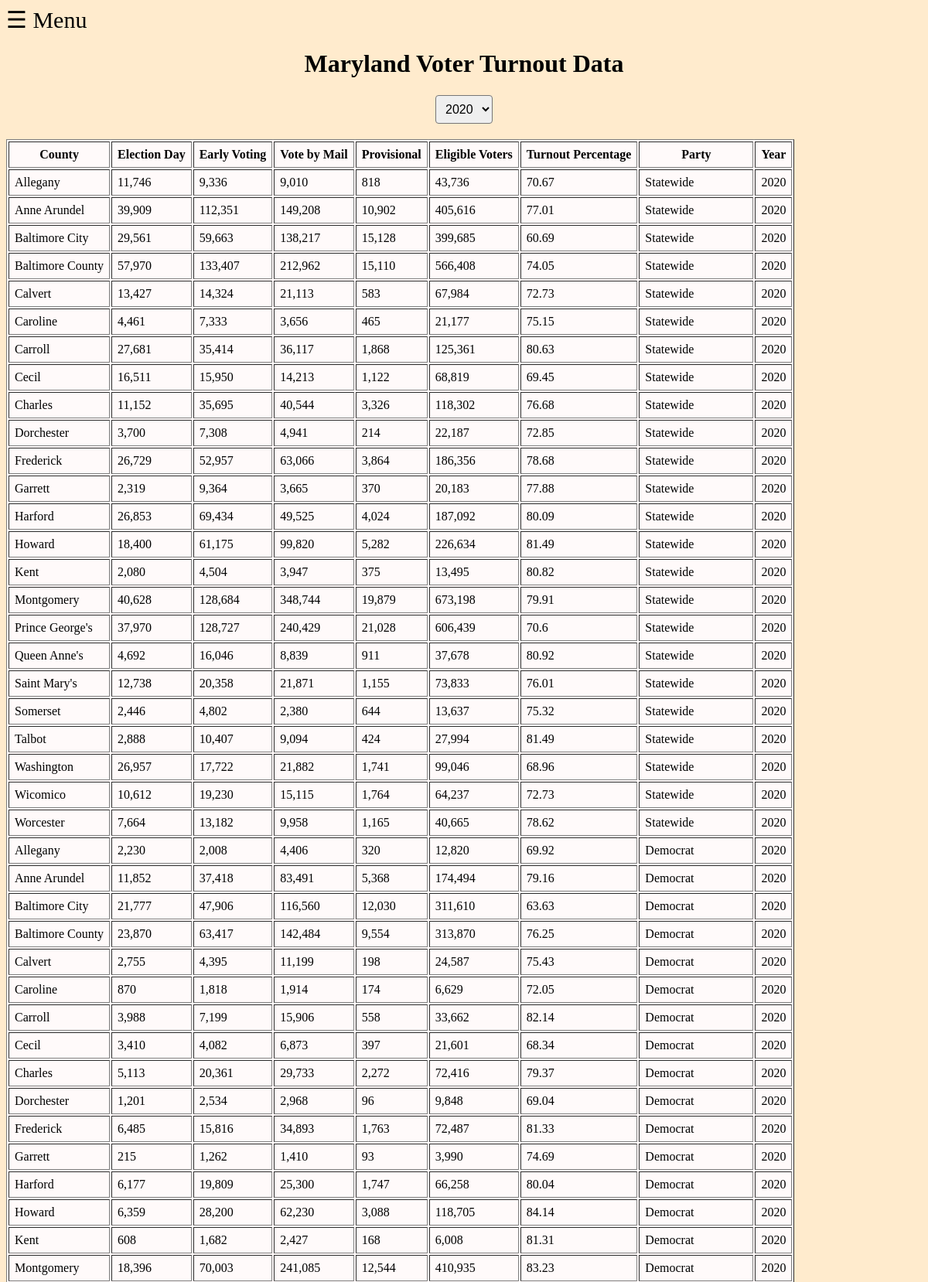
The app's page /official-turnout (upper part) with its own data.
### app.py (models this page shows)
class OfficialTurnout(Model):
    county = CharField(column_name='County')
    election_day = IntegerField(column_name='Election Day')
    early_voting = IntegerField(column_name='Early Voting')
    vote_by_mail = IntegerField(column_name='Vote By Mail')
    provisional = IntegerField(column_name='Provisional')
    eligible_voters = IntegerField(column_name='Eligible Voters')
    turnout_percent = DoubleField(column_name='Turnout Percentage')
    party = CharField(column_name='Party')
    year = IntegerField(column_name='Year')
    class Meta:
        table_name = "official_turnout"
        database = db
        primary_key = False

### app.py (the view)
@app.route("/official-turnout")
def official_turnout():
    object_list = OfficialTurnout.select(
        OfficialTurnout.county,
        OfficialTurnout.election_day,
        OfficialTurnout.early_voting,
        OfficialTurnout.vote_by_mail,
        OfficialTurnout.provisional,
        OfficialTurnout.eligible_voters,
        OfficialTurnout.turnout_percent,
        OfficialTurnout.party,
        OfficialTurnout.year
    )
    template = 'official_turnout.html'
    requested_year = request.args.get('year')
    if requested_year:
        requested_year = int(requested_year)
    object_list = OfficialTurnout.select(
        OfficialTurnout.county,
        OfficialTurnout.election_day,
        OfficialTurnout.early_voting,
        OfficialTurnout.vote_by_mail,
        OfficialTurnout.provisional,
        OfficialTurnout.eligible_voters,
        OfficialTurnout.turnout_percent,
        OfficialTurnout.party,
        OfficialTurnout.year
    )
    paginated = paginate_by_year(object_list, requested_year)
    return render_template(
        template,
        object_list=paginated['data'],
        year=paginated['year'],
        all_years=paginated['all_years'],
        has_prev=paginated['has_prev'],
        has_next=paginated['has_next'],
        prev_year=paginated['prev_year'],
        next_year=paginated['next_year']
    )

### app.py (called while the page is built)
def paginate_by_year(data, year=None):
    all_years = sorted(list(set(int(item.year) for item in data)))
    if year is None and all_years:
        year = all_years[0]
    year_data = [item for item in data if int(item.year) == year]
    if year in all_years:
        current_year_index = all_years.index(year)
        prev_year = all_years[current_year_index - 1] if current_year_index > 0 else None
        next_year = all_years[current_year_index + 1] if current_year_index < len(all_years) - 1 else None
    else:
        prev_year = None
        next_year = None
    return {
        'data': year_data,
        'year': year,
        'all_years': all_years,
        'has_prev': prev_year is not None,
        'has_next': next_year is not None,
        'prev_year': prev_year,
        'next_year': next_year
    }

### templates/official_turnout.html (shortened to what this page needs)
<!doctype html>
<html lang="en">
    <head>
        <link rel="stylesheet" href="/static/general_style.css">
    </head>
    <body>
        <span style="font-size:30px;cursor:pointer" onclick="openNav()">&#9776; Menu</span>
        <h1>Maryland Voter Turnout Data</h1>
        <div class="year-dropdown-container">
            <div class="year-dropdown">
                <form method="get" action="">
                    <select name="year" onchange="this.form.submit()">
                        {% for y in all_years %}
                            <option value="{{ y }}" {% if y == year %}selected{% endif %}>{{ y }}</option>
                        {% endfor %}
                    </select>
                </form>
            </div>
        </div>
        <table border=1 cellpadding=7>
            <tr>
                <th>County</th>
                <th>Election Day</th>
                <th>Early Voting</th>
                <th>Vote by Mail</th>
                <th>Provisional</th>
                <th>Eligible Voters</th>
                <th>Turnout Percentage</th>
                <th>Party</th>
                <th>Year</th>
            </tr>
            {% for obj in object_list %}
            <tr>
                <td>{{ obj.county }}</td>
                <td>{{ "{:,}".format(obj.election_day) }}</td>
                <td>{{ "{:,}".format(obj.early_voting) }}</td>
                <td>{{ "{:,}".format(obj.vote_by_mail) }}</td>
                <td>{{ "{:,}".format(obj.provisional) }}</td>
                <td>{{ "{:,}".format(obj.eligible_voters) }}</td>
                <td>{{ "{:,}".format(obj.turnout_percent) }}</td>
                <td>{{ obj.party }}</td>
                <td>{{ obj.year }}</td>
            </tr>
            {% endfor %}
        </table>
    </body>
</html>

### static/general_style.css (style rules this page uses)
body { background-color: blanchedalmond; }
h1, h3 { text-align: center; }
table { width:max-content; background-color:snow; }

### templates/official_turnout.html (style rules this page uses)
.year-dropdown-container { display: flex; justify-content: center; margin: 20px 0; }
.year-dropdown select { padding: 8px; border-radius: 4px; font-size: 1em; }

### records on screen
OfficialTurnout: county "Allegany", election_day "11,746", early_voting "9,336", vote_by_mail "9,010", provisional "818", eligible_voters "43,736", turnout_percent "70.67", party "Statewide", year "2020"
OfficialTurnout: county "Calvert", election_day "13,427", early_voting "14,324", vote_by_mail "21,113", provisional "583", eligible_voters "67,984", turnout_percent "72.73", party "Statewide", year "2020"
OfficialTurnout: county "Caroline", election_day "4,461", early_voting "7,333", vote_by_mail "3,656", provisional "465", eligible_voters "21,177", turnout_percent "75.15", party "Statewide", year "2020"
OfficialTurnout: county "Dorchester", election_day "3,700", early_voting "7,308", vote_by_mail "4,941", provisional "214", eligible_voters "22,187", turnout_percent "72.85", party "Statewide", year "2020"
OfficialTurnout: county "Garrett", election_day "2,319", early_voting "9,364", vote_by_mail "3,665", provisional "370", eligible_voters "20,183", turnout_percent "77.88", party "Statewide", year "2020"
OfficialTurnout: county "Kent", election_day "2,080", early_voting "4,504", vote_by_mail "3,947", provisional "375", eligible_voters "13,495", turnout_percent "80.82", party "Statewide", year "2020"
OfficialTurnout: county "Queen Anne's", election_day "4,692", early_voting "16,046", vote_by_mail "8,839", provisional "911", eligible_voters "37,678", turnout_percent "80.92", party "Statewide", year "2020"
OfficialTurnout: county "Somerset", election_day "2,446", early_voting "4,802", vote_by_mail "2,380", provisional "644", eligible_voters "13,637", turnout_percent "75.32", party "Statewide", year "2020"
OfficialTurnout: county "Talbot", election_day "2,888", early_voting "10,407", vote_by_mail "9,094", provisional "424", eligible_voters "27,994", turnout_percent "81.49", party "Statewide", year "2020"
OfficialTurnout: county "Allegany", election_day "2,230", early_voting "2,008", vote_by_mail "4,406", provisional "320", eligible_voters "12,820", turnout_percent "69.92", party "Democrat", year "2020"
OfficialTurnout: county "Calvert", election_day "2,755", early_voting "4,395", vote_by_mail "11,199", provisional "198", eligible_voters "24,587", turnout_percent "75.43", party "Democrat", year "2020"
OfficialTurnout: county "Caroline", election_day "870", early_voting "1,818", vote_by_mail "1,914", provisional "174", eligible_voters "6,629", turnout_percent "72.05", party "Democrat", year "2020"
OfficialTurnout: county "Carroll", election_day "3,988", early_voting "7,199", vote_by_mail "15,906", provisional "558", eligible_voters "33,662", turnout_percent "82.14", party "Democrat", year "2020"
OfficialTurnout: county "Cecil", election_day "3,410", early_voting "4,082", vote_by_mail "6,873", provisional "397", eligible_voters "21,601", turnout_percent "68.34", party "Democrat", year "2020"
OfficialTurnout: county "Dorchester", election_day "1,201", early_voting "2,534", vote_by_mail "2,968", provisional "96", eligible_voters "9,848", turnout_percent "69.04", party "Democrat", year "2020"
OfficialTurnout: county "Garrett", election_day "215", early_voting "1,262", vote_by_mail "1,410", provisional "93", eligible_voters "3,990", turnout_percent "74.69", party "Democrat", year "2020"
OfficialTurnout: county "Kent", election_day "608", early_voting "1,682", vote_by_mail "2,427", provisional "168", eligible_voters "6,008", turnout_percent "81.31", party "Democrat", year "2020"

### other values on screen
{{ obj.county }} "Anne Arundel" "Baltimore City" "Baltimore County" "Carroll" "Cecil" "Charles" "Frederick" "Harford" "Howard" "Montgomery" "Prince George's" "Saint Mary's" "Washington" "Wicomico" "Worcester" "Anne Arundel" "Baltimore City" "Baltimore County" "Charles" "Frederick" "Harford" "Howard" "Montgomery"
{{ "{:,}".format(obj.election_day) }} "39,909" "29,561" "57,970" "27,681" "16,511" "11,152" "26,729" "26,853" "18,400" "40,628" "37,970" "12,738" "26,957" "10,612" "7,664" "11,852" "21,777" "23,870" "5,113" "6,485" "6,177" "6,359" "18,396"
{{ "{:,}".format(obj.early_voting) }} "112,351" "59,663" "133,407" "35,414" "15,950" "35,695" "52,957" "69,434" "61,175" "128,684" "128,727" "20,358" "17,722" "19,230" "13,182" "37,418" "47,906" "63,417" "20,361" "15,816" "19,809" "28,200" "70,003"
{{ "{:,}".format(obj.vote_by_mail) }} "149,208" "138,217" "212,962" "36,117" "14,213" "40,544" "63,066" "49,525" "99,820" "348,744" "240,429" "21,871" "21,882" "15,115" "9,958" "83,491" "116,560" "142,484" "29,733" "34,893" "25,300" "62,230" "241,085"
{{ "{:,}".format(obj.provisional) }} "10,902" "15,128" "15,110" "1,868" "1,122" "3,326" "3,864" "4,024" "5,282" "19,879" "21,028" "1,155" "1,741" "1,764" "1,165" "5,368" "12,030" "9,554" "2,272" "1,763" "1,747" "3,088" "12,544"
{{ "{:,}".format(obj.eligible_voters) }} "405,616" "399,685" "566,408" "125,361" "68,819" "118,302" "186,356" "187,092" "226,634" "673,198" "606,439" "73,833" "99,046" "64,237" "40,665" "174,494" "311,610" "313,870" "72,416" "72,487" "66,258" "118,705" "410,935"
{{ "{:,}".format(obj.turnout_percent) }} "77.01" "60.69" "74.05" "80.63" "69.45" "76.68" "78.68" "80.09" "81.49" "79.91" "70.6" "76.01" "68.96" "72.73" "78.62" "79.16" "63.63" "76.25" "79.37" "81.33" "80.04" "84.14" "83.23"
{{ obj.party }} "Statewide" "Statewide" "Statewide" "Statewide" "Statewide" "Statewide" "Statewide" "Statewide" "Statewide" "Statewide" "Statewide" "Statewide" "Statewide" "Statewide" "Statewide" "Democrat" "Democrat" "Democrat" "Democrat" "Democrat" "Democrat" "Democrat" "Democrat"
{{ obj.year }} "2020" "2020" "2020" "2020" "2020" "2020" "2020" "2020" "2020" "2020" "2020" "2020" "2020" "2020" "2020" "2020" "2020" "2020" "2020" "2020" "2020" "2020" "2020"
form field year "2020"
